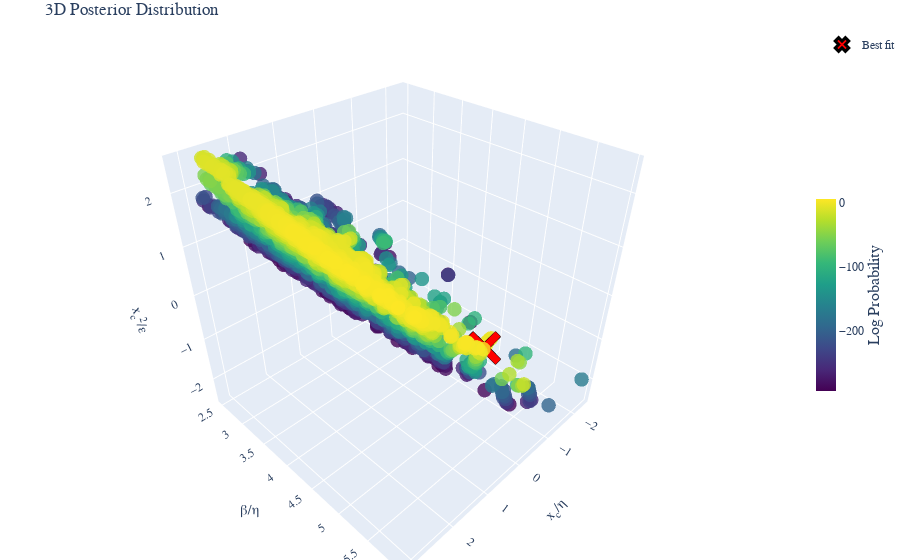

The notebook cell this image was saved under:
### Code cell
fig =post.plot_posterior3D_interactive([0,1,2],labels=labels_trans, truths=np.log(truths_trans),truth_label="Best fit" )
# Save the figure using matplotlib's savefig instead of plotly's write_image
fig.show()
if SAVE_PRODUCTS:
    # Save the figure as HTML
    html_file_name = config_name+test_str+'_3D_plot'
    if subfolder is not None:
        html_file_name = os.path.join(subfolder, html_file_name)
    html_path = os.path.join(Products_folder, 'html_3d_plots', f'{html_file_name}.html')
    # Create directory if it doesn't exist
    os.makedirs(os.path.dirname(html_path), exist_ok=True)
    fig.write_html(html_path)

### Figure 1 — Plotly figure (JSON) as saved in the notebook; plotly's stock layout.template omitted (floating-point values rounded to 4 significant figures; data arrays with more than 128 entries replaced by an {"elided": "..."} marker saying what was removed)
{"data": [{"marker": {"color": {"elided": "4000 float values"}, "colorbar": {"len": 0.4, "thickness": 20, "title": {"font": {"size": 16}, "side": "right", "text": "Log Probability"}, "x": 1.0, "y": 0.5}, "colorscale": [[0.0, "#440154"], [0.1111, "#482878"], [0.2222, "#3e4989"], [0.3333, "#31688e"], [0.4444, "#26828e"], [0.5556, "#1f9e89"], [0.6667, "#35b779"], [0.7778, "#6ece58"], [0.8889, "#b5de2b"], [1.0, "#fde725"]], "opacity": 0.8, "size": 5}, "mode": "markers", "name": "Posterior", "scene": "scene", "showlegend": false, "type": "scatter3d", "x": {"elided": "4000 float values"}, "y": {"elided": "4000 float values"}, "z": {"elided": "4000 float values"}}, {"marker": {"color": "red", "line": {"color": "black", "width": 3}, "size": 12, "symbol": "x"}, "mode": "markers", "name": "Best fit", "scene": "scene", "showlegend": true, "type": "scatter3d", "x": [-1.866], "y": [4.509], "z": [-2.168]}], "layout": {"font": {"family": "Computer Modern"}, "margin": {"b": 0, "l": 0, "r": 0, "t": 30}, "scene": {"aspectmode": "cube", "xaxis": {"exponentformat": "e", "showexponent": "all", "title": {"font": {"size": 14}, "text": "x<sub>c</sub>/η"}}, "yaxis": {"exponentformat": "e", "showexponent": "all", "title": {"font": {"size": 14}, "text": "β/η"}}, "zaxis": {"exponentformat": "e", "showexponent": "all", "title": {"font": {"size": 14}, "text": "x<sub>c</sub><sup>2</sup>/ε"}}}, "title": {"text": "3D Posterior Distribution"}}}
